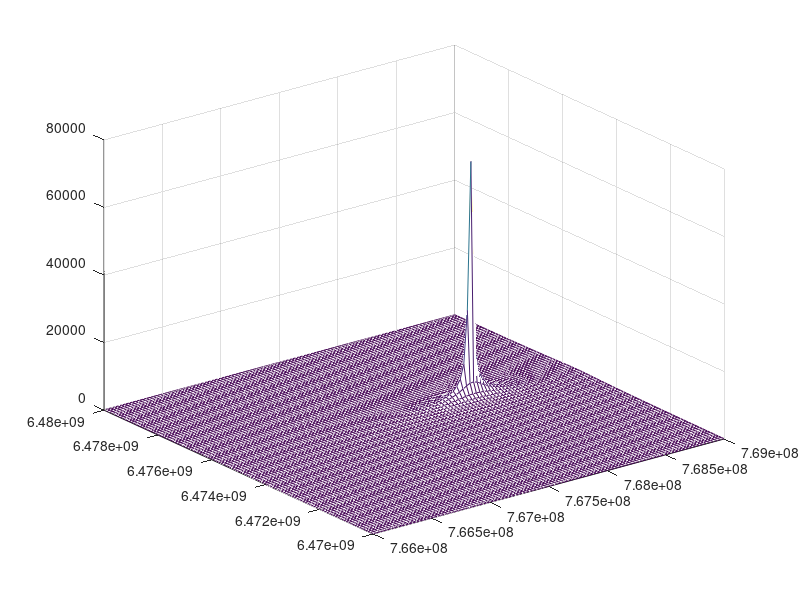

Here is the MATLAB script that generated this plot:
clear all;
 
epsr    = 10; 
c       = 2.99792458e8;
R       = 0.01; 
n       = 1;
m       = sqrt(epsr);
 
order1  = n - 1/2;
order2  = n + 1/2;
 
N_re = 100;
N_im = 100;
f_re_min = 6.470e9;
f_re_max = 6.480e9;
f_im_min = 76.6e7;
f_im_max = 76.9e7;
f_re_step = (f_re_max - f_re_min)/(N_re - 1);
f_im_step = (f_im_max - f_im_min)/(N_im - 1);
 
for n_re = 1:N_re
    for n_im = 1:N_im
        f_re(n_re)  = f_re_min + (n_re-1)*f_re_step;
        f_im(n_im)  = f_im_min + (n_im-1)*f_im_step;
        f = f_re(n_re) + j*f_im(n_im);
        alpha       = 2*pi*R/(c/f);
        %   TE
        t1 = besselj(order1, m*alpha)/besselj(order2, m*alpha);
        t2 = besselh(order1, 2, alpha)/besselh(order2, 2, alpha)*m;
        errorTM = t1 - t2 + (n/alpha)*(m^2-1)/m;
        DET(n_re, n_im) = errorTM;        
    end
end
    
%   Find resonant frequency and Q factor
[row,I] = min(DET);
[MIN,J] = min(row);
REAL_F  = f_re(I(J))
IMAG_F  = f_im(J)
Q       = REAL_F/(2*IMAG_F)
mesh(f_im, f_re, 1./abs(DET));
